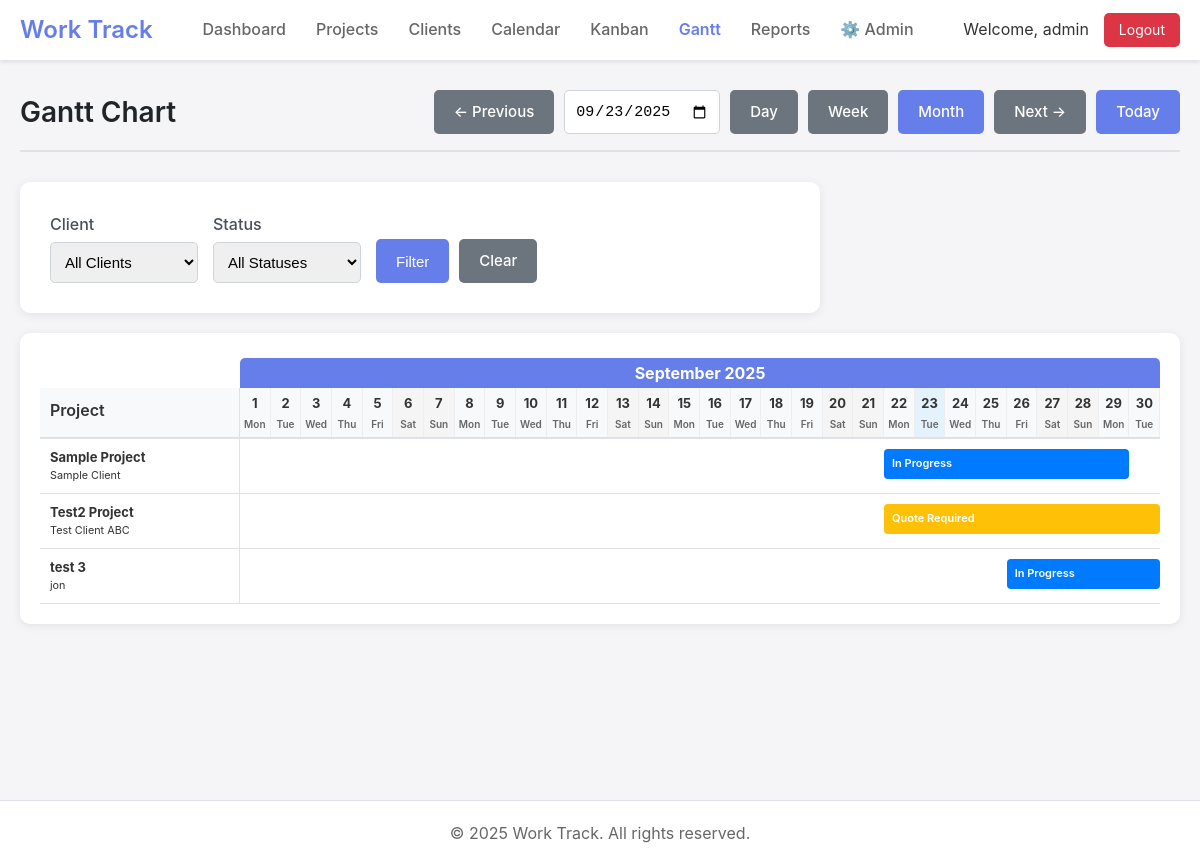
Page /gantt.php (signed in) on the committed database.
### tables this page shows
CREATE TABLE projects (
    id INTEGER PRIMARY KEY AUTOINCREMENT,
    title TEXT NOT NULL,
    details TEXT,
    client_id INTEGER REFERENCES clients(id),
    start_date DATE,
    completion_date DATE,
    status_id INTEGER REFERENCES project_statuses(id),
    created_date DATETIME DEFAULT CURRENT_TIMESTAMP,
    fabric TEXT,
    created_by INTEGER REFERENCES users(id),
    updated_by INTEGER REFERENCES users(id),
    updated_at DATETIME DEFAULT CURRENT_TIMESTAMP,
    template_id INTEGER REFERENCES project_templates(id)
);

CREATE TABLE clients (
    id INTEGER PRIMARY KEY AUTOINCREMENT,
    name TEXT NOT NULL,
    address TEXT,
    phone TEXT,
    email TEXT,
    remarks TEXT,
    created_at DATETIME DEFAULT CURRENT_TIMESTAMP,
    updated_at DATETIME DEFAULT CURRENT_TIMESTAMP,
    created_by INTEGER REFERENCES users(id),
    updated_by INTEGER REFERENCES users(id)
);

CREATE TABLE project_statuses (
    id INTEGER PRIMARY KEY AUTOINCREMENT,
    name TEXT NOT NULL,
    color TEXT DEFAULT '#007bff',
    sort_order INTEGER DEFAULT 0,
    is_active BOOLEAN DEFAULT 1
);

### includes/db.php (called while the page is built, shortened)
<?php
class Database {
    private static $instance = null;
    private $conn;
    private function __construct() {
        try {
            $this->conn = new PDO('sqlite:' . DB_PATH);
            $this->conn->setAttribute(PDO::ATTR_ERRMODE, PDO::ERRMODE_EXCEPTION);
            $this->conn->setAttribute(PDO::ATTR_DEFAULT_FETCH_MODE, PDO::FETCH_ASSOC);
            $this->conn->exec('PRAGMA foreign_keys = ON');
        } catch (PDOException $e) {
            die("Connection failed: " . $e->getMessage());
        }
    }
    public static function getInstance() {
        if (!self::$instance) {
            self::$instance = new Database();
        }
        return self::$instance;
    }
    public function query($sql, $params = []) {
        try {
            $stmt = $this->conn->prepare($sql);
            $stmt->execute($params);
            return $stmt;
        } catch (PDOException $e) {
            if (DEBUG_MODE) {
                throw $e;
            }
            error_log($e->getMessage());
            return false;
        }
    }
    public function fetchAll($sql, $params = []) {
        $stmt = $this->query($sql, $params);
        return $stmt ? $stmt->fetchAll() : [];
    }
}
?>

### includes/models/Project.php (called while the page is built, shortened)
<?php
require_once dirname(__DIR__) . '/db.php';
class Project {
    private $db;
    public function __construct() {
        $this->db = Database::getInstance();
    }
    public function getCalendarData($startDate, $endDate) {
        return $this->db->fetchAll("
            SELECT p.id, p.title, p.start_date, p.completion_date,
                   c.name as client_name,
                   ps.name as status_name, ps.color as status_color
            FROM projects p
            LEFT JOIN clients c ON p.client_id = c.id
            LEFT JOIN project_statuses ps ON p.status_id = ps.id
            WHERE (p.start_date BETWEEN :start_date AND :end_date)
               OR (p.completion_date BETWEEN :start_date AND :end_date)
               OR (p.start_date <= :start_date AND p.completion_date >= :end_date)
            ORDER BY p.start_date ASC
        ", [
            'start_date' => $startDate,
            'end_date' => $endDate
        ]);
    }
}

### gantt.php (the view, shortened to what this page needs)
<?php
require_once 'includes/header.php';
require_once 'includes/models/Project.php';
$projectModel = new Project();
$viewMode = $_GET['view'] ?? 'month';
$selectedDate = $_GET['date'] ?? date('Y-m-d');
$currentDate = date('Y-m-d');
switch ($viewMode) {
    default:
        $startDate = date('Y-m-01', strtotime($selectedDate));
        $endDate = date('Y-m-t', strtotime($selectedDate));
        $prevStart = date('Y-m-01', strtotime($startDate . ' -1 month'));
        $nextStart = date('Y-m-01', strtotime($startDate . ' +1 month'));
        break;
}
$projects = $projectModel->getCalendarData($startDate, $endDate);
$startTime = strtotime($startDate);
$endTime = strtotime($endDate);
$totalDays = ($endTime - $startTime) / 86400 + 1;
?>
<div class="page-header">
    <h1 class="page-title">Gantt Chart</h1>
    <div class="page-actions">
        <a href="?view=<?php echo $viewMode; ?>&date=<?php echo $prevStart; ?>" class="btn btn-secondary">← Previous</a>
        <input type="date" id="datePicker" value="<?php echo $selectedDate; ?>" class="form-control" style="width: auto;">
        <a href="?view=day&date=<?php echo $selectedDate; ?>" class="btn btn-secondary <?php echo $viewMode == 'day' ? 'active' : ''; ?>">Day</a>
        <a href="?view=week&date=<?php echo $selectedDate; ?>" class="btn btn-secondary <?php echo $viewMode == 'week' ? 'active' : ''; ?>">Week</a>
        <a href="?view=month&date=<?php echo $selectedDate; ?>" class="btn btn-secondary <?php echo $viewMode == 'month' ? 'active' : ''; ?>">Month</a>
        <a href="?view=<?php echo $viewMode; ?>&date=<?php echo $nextStart; ?>" class="btn btn-secondary">Next →</a>
        <a href="?view=<?php echo $viewMode; ?>&date=<?php echo $currentDate; ?>" class="btn btn-primary">Today</a>
    </div>
</div>
<div class="form-container" style="margin-bottom: 20px;">
    <form method="GET" style="display: flex; gap: 15px; flex-wrap: wrap; align-items: end;">
        <div class="form-group" style="margin-bottom: 0;">
            <label for="client">Client</label>
            <select id="client" name="client" class="form-control">
                <option value="">All Clients</option>
            </select>
        </div>
        <div class="form-group" style="margin-bottom: 0;">
            <label for="status">Status</label>
            <select id="status" name="status" class="form-control">
                <option value="">All Statuses</option>
            </select>
        </div>
        <div style="display: flex; gap: 10px;">
            <button type="submit" class="btn btn-primary">Filter</button>
            <a href="?view=<?php echo $viewMode; ?>" class="btn btn-secondary">Clear</a>
        </div>
    </form>
</div>
<div class="gantt-container">
    <div class="gantt-chart">
        <div class="gantt-header">
            <div class="gantt-row-header">Project</div>
            <div class="gantt-timeline">
                <?php if ($viewMode == 'month'): ?>
                    <div class="month-label-row">
                        <div class="month-label" style="width: 100%; text-align: center; font-weight: bold; padding: 5px;">
                            <?php echo date('F Y', strtotime($startDate)); ?>
                        </div>
                    </div>
                <?php endif; ?>
                <?php
                for ($i = 0; $i < $totalDays; $i++) {
                    $date = date('Y-m-d', strtotime($startDate . " +$i days"));
                    $isToday = $date == $currentDate;
                    $isWeekend = in_array(date('w', strtotime($date)), [0, 6]);
                ?>
                    <div class="gantt-day <?php echo $isToday ? 'today' : ''; ?> <?php echo $isWeekend ? 'weekend' : ''; ?>">
                        <?php if ($viewMode == 'month'): ?>
                            <div class="day-number"><?php echo date('j', strtotime($date)); ?></div>
                            <div class="day-name"><?php echo date('D', strtotime($date)); ?></div>
                        <?php elseif ($viewMode == 'week'): ?>
                            <div><?php echo date('D', strtotime($date)); ?></div>
                            <div style="font-weight: bold;"><?php echo date('M j', strtotime($date)); ?></div>
                        <?php else:  ?>
                            <div><?php echo date('D, M j', strtotime($date)); ?></div>
                        <?php endif; ?>
                    </div>
                <?php } ?>
            </div>
        </div>
        <?php foreach ($projects as $project):
            $projStart = strtotime($project['start_date']);
            $projEnd = $project['completion_date'] ? strtotime($project['completion_date']) : $projStart;
            if ($projStart < $startTime) {
                $barStart = 0;
                $actualStart = $startTime;
            } else {
                $barStart = ($projStart - $startTime) / 86400;
                $actualStart = $projStart;
            }
            if ($projEnd > $endTime) {
                $actualEnd = $endTime;
            } else {
                $actualEnd = $projEnd;
            }
            $barDuration = ($actualEnd - $actualStart) / 86400 + 1;
            $barWidth = ($barDuration / $totalDays) * 100;
            $barLeft = ($barStart / $totalDays) * 100;
        ?>
            <div class="gantt-row">
                <div class="gantt-row-header">
                    <div class="project-info">
                        <strong><?php echo htmlspecialchars(substr($project['title'], 0, 30)); ?></strong>
                        <br>
                        <small><?php echo htmlspecialchars($project['client_name'] ?? 'No client'); ?></small>
                    </div>
                </div>
                <div class="gantt-timeline">
                    <div class="gantt-bar"
                         style="left: <?php echo $barLeft; ?>%; width: <?php echo $barWidth; ?>%; background: <?php echo $project['status_color']; ?>;"
                         title="<?php echo htmlspecialchars($project['title']); ?> (<?php echo date('M j', $projStart); ?> - <?php echo date('M j', $projEnd); ?>)">
                        <span class="bar-label">
                            <?php echo htmlspecialchars($project['status_name']); ?>
                        </span>
                    </div>
                </div>
            </div>
        <?php endforeach; ?>
    </div>
</div>
<?php require_once 'includes/footer.php'; ?>

### public/css/style.css (style rules this page uses)
* { margin: 0; padding: 0; box-sizing: border-box; }
body { font-family: -apple-system, BlinkMacSystemFont, "Segoe UI", Roboto, "Helvetica Neue", Arial, sans-serif; background: #f5f5f7; color: #333; line-height: 1.6; }
.form-container { background: white; border-radius: 10px; padding: 30px; box-shadow: 0 2px 10px rgba(0,0,0,0.08); max-width: 800px; }
.form-group { margin-bottom: 20px; }
.form-group label { display: block; margin-bottom: 5px; font-weight: 500; color: #495057; }
.form-control { width: 100%; padding: 10px; border: 1px solid #ced4da; border-radius: 5px; font-size: 15px; transition: border-color 0.3s; }
select.form-control { cursor: pointer; }
.btn { padding: 10px 20px; border: none; border-radius: 5px; font-size: 15px; font-weight: 500; cursor: pointer; transition: all 0.3s; text-decoration: none; display: inline-block; }
.btn-primary { background: #667eea; color: white; }
.btn-secondary { background: #6c757d; color: white; }
.page-header { margin-bottom: 30px; padding-bottom: 15px; border-bottom: 2px solid #dee2e6; display: flex; justify-content: space-between; align-items: center; }
.page-title { font-size: 28px; font-weight: 600; color: #212529; }
.page-actions { display: flex; gap: 10px; }

### gantt.php (style rules this page uses)
.gantt-container { background: white; border-radius: 10px; padding: 20px; box-shadow: 0 2px 10px rgba(0,0,0,0.08); overflow-x: auto; }
.gantt-chart { min-width: 800px; }
.gantt-header { display: flex; background: #f8f9fa; border-bottom: 2px solid #dee2e6; font-weight: 600; position: relative; margin-top: 35px; }
.gantt-row { display: flex; border-bottom: 1px solid #dee2e6; min-height: 50px; }
.gantt-row-header { width: 200px; padding: 10px; border-right: 1px solid #dee2e6; flex-shrink: 0; }
.gantt-timeline { flex: 1; display: flex; position: relative; }
.gantt-header .gantt-timeline { display: flex; flex-wrap: wrap; position: relative; }
.month-label-row { position: absolute; top: -30px; left: 0; right: 0; background: #667eea; color: white; border-radius: 5px 5px 0 0; height: 30px; display: flex; align-items: center; }
.gantt-day { flex: 1; text-align: center; padding: 5px 2px; border-right: 1px solid #eee; font-size: 11px; min-width: 30px; }
.gantt-day .day-number { font-weight: bold; font-size: 13px; }
.gantt-day .day-name { font-size: 10px; color: #666; margin-top: 2px; }
.gantt-day.today { background: #e3f2fd; }
.gantt-day.weekend { background: #f5f5f5; }
.gantt-row .gantt-timeline { position: relative; }
.gantt-bar { position: absolute; top: 10px; height: 30px; border-radius: 4px; display: flex; align-items: center; padding: 0 8px; cursor: pointer; transition: opacity 0.3s; overflow: hidden; }
.bar-label { color: white; font-size: 11px; font-weight: 600; white-space: nowrap; overflow: hidden; text-overflow: ellipsis; }
.project-info { font-size: 13px; line-height: 1.3; }
.btn.active { background: #667eea; color: white; }

### rows in the picture
projects: title "Sample Project", client.name "Sample Client", status.name "In Progress"
projects: title "Test2 Project", client.name "Test Client ABC", status.name "Quote Required"
projects: title "test 3", client.name "jon", status.name "In Progress"

### other values in the picture
SITE_NAME "Work Track"
Auth::getCurrentUsername() "admin"
date('j', strtotime($date)) "1"
date('D', strtotime($date)) "Mon"
date('j', strtotime($date)) "2"
date('D', strtotime($date)) "Tue"
date('j', strtotime($date)) "3"
date('D', strtotime($date)) "Wed"
date('j', strtotime($date)) "4"
date('D', strtotime($date)) "Thu"
date('j', strtotime($date)) "5"
date('D', strtotime($date)) "Fri"
date('j', strtotime($date)) "6"
date('D', strtotime($date)) "Sat"
date('j', strtotime($date)) "7"
